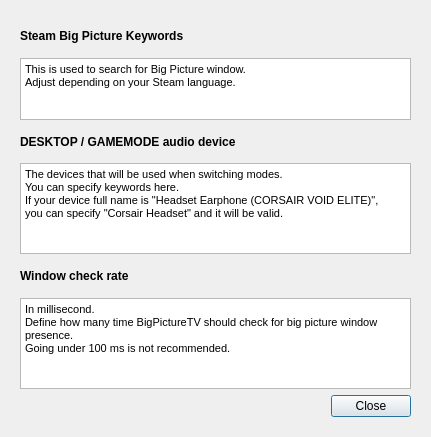
<?xml version="1.0" encoding="UTF-8"?>
<ui version="4.0">
 <class>Dialog</class>
 <widget class="QDialog" name="Dialog">
  <property name="geometry">
   <rect>
    <x>0</x>
    <y>0</y>
    <width>431</width>
    <height>437</height>
   </rect>
  </property>
  <property name="sizePolicy">
   <sizepolicy hsizetype="Preferred" vsizetype="Preferred">
    <horstretch>0</horstretch>
    <verstretch>0</verstretch>
   </sizepolicy>
  </property>
  <property name="windowTitle">
   <string>Dialog</string>
  </property>
  <layout class="QGridLayout" name="gridLayout_2">
   <item row="0" column="1">
    <widget class="QFrame" name="gridFrame">
     <layout class="QGridLayout" name="gridLayout">
      <item row="0" column="0" colspan="2">
       <widget class="QLabel" name="label">
        <property name="font">
         <font>
          <weight>75</weight>
          <bold>true</bold>
         </font>
        </property>
        <property name="text">
         <string>Steam Big Picture Keywords</string>
        </property>
       </widget>
      </item>
      <item row="5" column="0" colspan="2">
       <widget class="QTextEdit" name="textEdit_3">
        <property name="sizePolicy">
         <sizepolicy hsizetype="Minimum" vsizetype="Minimum">
          <horstretch>0</horstretch>
          <verstretch>0</verstretch>
         </sizepolicy>
        </property>
        <property name="minimumSize">
         <size>
          <width>0</width>
          <height>91</height>
         </size>
        </property>
        <property name="maximumSize">
         <size>
          <width>16777215</width>
          <height>91</height>
         </size>
        </property>
        <property name="html">
         <string>&lt;!DOCTYPE HTML PUBLIC &quot;-//W3C//DTD HTML 4.0//EN&quot; &quot;http://www.w3.org/TR/REC-html40/strict.dtd&quot;&gt;
&lt;html&gt;&lt;head&gt;&lt;meta name=&quot;qrichtext&quot; content=&quot;1&quot; /&gt;&lt;style type=&quot;text/css&quot;&gt;
p, li { white-space: pre-wrap; }
&lt;/style&gt;&lt;/head&gt;&lt;body style=&quot; font-family:'MS Shell Dlg 2'; font-size:8.25pt; font-weight:400; font-style:normal;&quot;&gt;
&lt;p style=&quot; margin-top:0px; margin-bottom:0px; margin-left:0px; margin-right:0px; -qt-block-indent:0; text-indent:0px;&quot;&gt;In millisecond.&lt;br /&gt;Define how many time BigPictureTV should check for big picture window presence.&lt;/p&gt;
&lt;p style=&quot; margin-top:0px; margin-bottom:0px; margin-left:0px; margin-right:0px; -qt-block-indent:0; text-indent:0px;&quot;&gt;Going under 100 ms is not recommended.&lt;/p&gt;&lt;/body&gt;&lt;/html&gt;</string>
        </property>
        <property name="textInteractionFlags">
         <set>Qt::NoTextInteraction</set>
        </property>
       </widget>
      </item>
      <item row="3" column="0" colspan="2">
       <widget class="QTextEdit" name="textEdit_2">
        <property name="sizePolicy">
         <sizepolicy hsizetype="Minimum" vsizetype="Minimum">
          <horstretch>0</horstretch>
          <verstretch>0</verstretch>
         </sizepolicy>
        </property>
        <property name="minimumSize">
         <size>
          <width>0</width>
          <height>91</height>
         </size>
        </property>
        <property name="maximumSize">
         <size>
          <width>16777215</width>
          <height>91</height>
         </size>
        </property>
        <property name="html">
         <string>&lt;!DOCTYPE HTML PUBLIC &quot;-//W3C//DTD HTML 4.0//EN&quot; &quot;http://www.w3.org/TR/REC-html40/strict.dtd&quot;&gt;
&lt;html&gt;&lt;head&gt;&lt;meta name=&quot;qrichtext&quot; content=&quot;1&quot; /&gt;&lt;style type=&quot;text/css&quot;&gt;
p, li { white-space: pre-wrap; }
&lt;/style&gt;&lt;/head&gt;&lt;body style=&quot; font-family:'MS Shell Dlg 2'; font-size:8.25pt; font-weight:400; font-style:normal;&quot;&gt;
&lt;p style=&quot; margin-top:0px; margin-bottom:0px; margin-left:0px; margin-right:0px; -qt-block-indent:0; text-indent:0px;&quot;&gt;The devices that will be used when switching modes.&lt;/p&gt;
&lt;p style=&quot; margin-top:0px; margin-bottom:0px; margin-left:0px; margin-right:0px; -qt-block-indent:0; text-indent:0px;&quot;&gt;You can specify keywords here.&lt;/p&gt;
&lt;p style=&quot; margin-top:0px; margin-bottom:0px; margin-left:0px; margin-right:0px; -qt-block-indent:0; text-indent:0px;&quot;&gt;If your device full name is &amp;quot;Headset Earphone (CORSAIR VOID ELITE)&amp;quot;,&lt;/p&gt;
&lt;p style=&quot; margin-top:0px; margin-bottom:0px; margin-left:0px; margin-right:0px; -qt-block-indent:0; text-indent:0px;&quot;&gt;you can specify &amp;quot;Corsair Headset&amp;quot; and it will be valid.&lt;/p&gt;&lt;/body&gt;&lt;/html&gt;</string>
        </property>
        <property name="acceptRichText">
         <bool>true</bool>
        </property>
        <property name="textInteractionFlags">
         <set>Qt::NoTextInteraction</set>
        </property>
       </widget>
      </item>
      <item row="1" column="0" colspan="2">
       <widget class="QTextEdit" name="textEdit">
        <property name="sizePolicy">
         <sizepolicy hsizetype="Minimum" vsizetype="Minimum">
          <horstretch>0</horstretch>
          <verstretch>0</verstretch>
         </sizepolicy>
        </property>
        <property name="minimumSize">
         <size>
          <width>0</width>
          <height>62</height>
         </size>
        </property>
        <property name="maximumSize">
         <size>
          <width>16777215</width>
          <height>62</height>
         </size>
        </property>
        <property name="readOnly">
         <bool>true</bool>
        </property>
        <property name="html">
         <string>&lt;!DOCTYPE HTML PUBLIC &quot;-//W3C//DTD HTML 4.0//EN&quot; &quot;http://www.w3.org/TR/REC-html40/strict.dtd&quot;&gt;
&lt;html&gt;&lt;head&gt;&lt;meta name=&quot;qrichtext&quot; content=&quot;1&quot; /&gt;&lt;style type=&quot;text/css&quot;&gt;
p, li { white-space: pre-wrap; }
&lt;/style&gt;&lt;/head&gt;&lt;body style=&quot; font-family:'MS Shell Dlg 2'; font-size:8.25pt; font-weight:400; font-style:normal;&quot;&gt;
&lt;p style=&quot; margin-top:0px; margin-bottom:0px; margin-left:0px; margin-right:0px; -qt-block-indent:0; text-indent:0px;&quot;&gt;This is used to search for Big Picture window.&lt;br /&gt;Adjust depending on your Steam language.&lt;/p&gt;&lt;/body&gt;&lt;/html&gt;</string>
        </property>
        <property name="textInteractionFlags">
         <set>Qt::NoTextInteraction</set>
        </property>
       </widget>
      </item>
      <item row="2" column="0" colspan="2">
       <widget class="QLabel" name="label_2">
        <property name="font">
         <font>
          <weight>75</weight>
          <bold>true</bold>
         </font>
        </property>
        <property name="text">
         <string>DESKTOP / GAMEMODE audio device</string>
        </property>
       </widget>
      </item>
      <item row="4" column="0" colspan="2">
       <widget class="QLabel" name="label_3">
        <property name="font">
         <font>
          <weight>75</weight>
          <bold>true</bold>
         </font>
        </property>
        <property name="text">
         <string>Window check rate</string>
        </property>
       </widget>
      </item>
      <item row="6" column="0">
       <spacer name="horizontalSpacer">
        <property name="orientation">
         <enum>Qt::Horizontal</enum>
        </property>
        <property name="sizeHint" stdset="0">
         <size>
          <width>40</width>
          <height>20</height>
         </size>
        </property>
       </spacer>
      </item>
      <item row="6" column="1">
       <widget class="QPushButton" name="closeButton">
        <property name="sizePolicy">
         <sizepolicy hsizetype="Minimum" vsizetype="Fixed">
          <horstretch>0</horstretch>
          <verstretch>0</verstretch>
         </sizepolicy>
        </property>
        <property name="minimumSize">
         <size>
          <width>80</width>
          <height>0</height>
         </size>
        </property>
        <property name="text">
         <string>Close</string>
        </property>
       </widget>
      </item>
     </layout>
    </widget>
   </item>
  </layout>
 </widget>
 <resources/>
 <connections/>
</ui>
